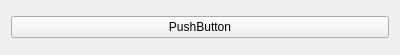
<?xml version="1.0" encoding="UTF-8"?>
<ui version="4.0">
 <class>WidgetGraphBar</class>
 <widget class="QWidget" name="WidgetGraphBar">
  <property name="geometry">
   <rect>
    <x>0</x>
    <y>0</y>
    <width>400</width>
    <height>55</height>
   </rect>
  </property>
  <property name="windowTitle">
   <string>Form</string>
  </property>
  <layout class="QHBoxLayout" name="horizontalLayout">
   <item>
    <widget class="QPushButton" name="pushButton">
     <property name="text">
      <string>PushButton</string>
     </property>
    </widget>
   </item>
  </layout>
 </widget>
 <resources/>
 <connections/>
</ui>
